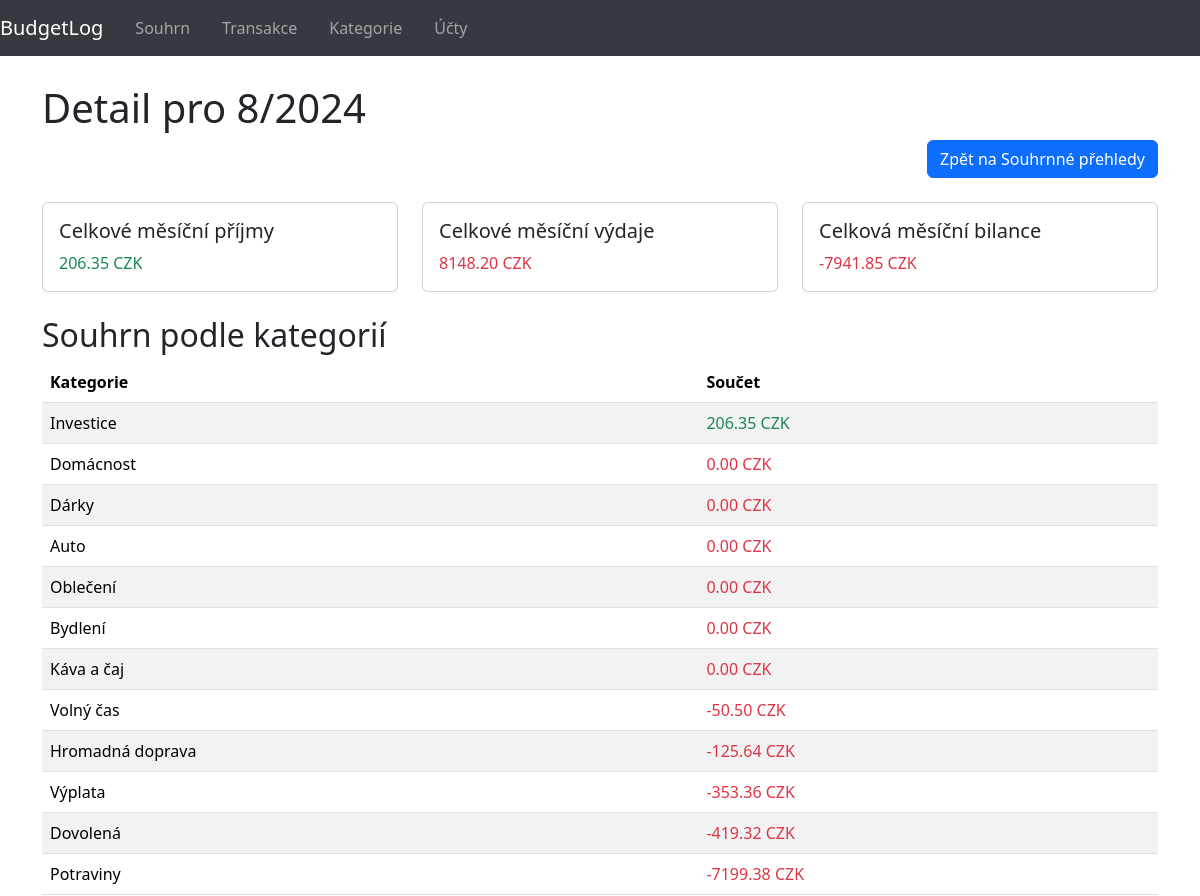
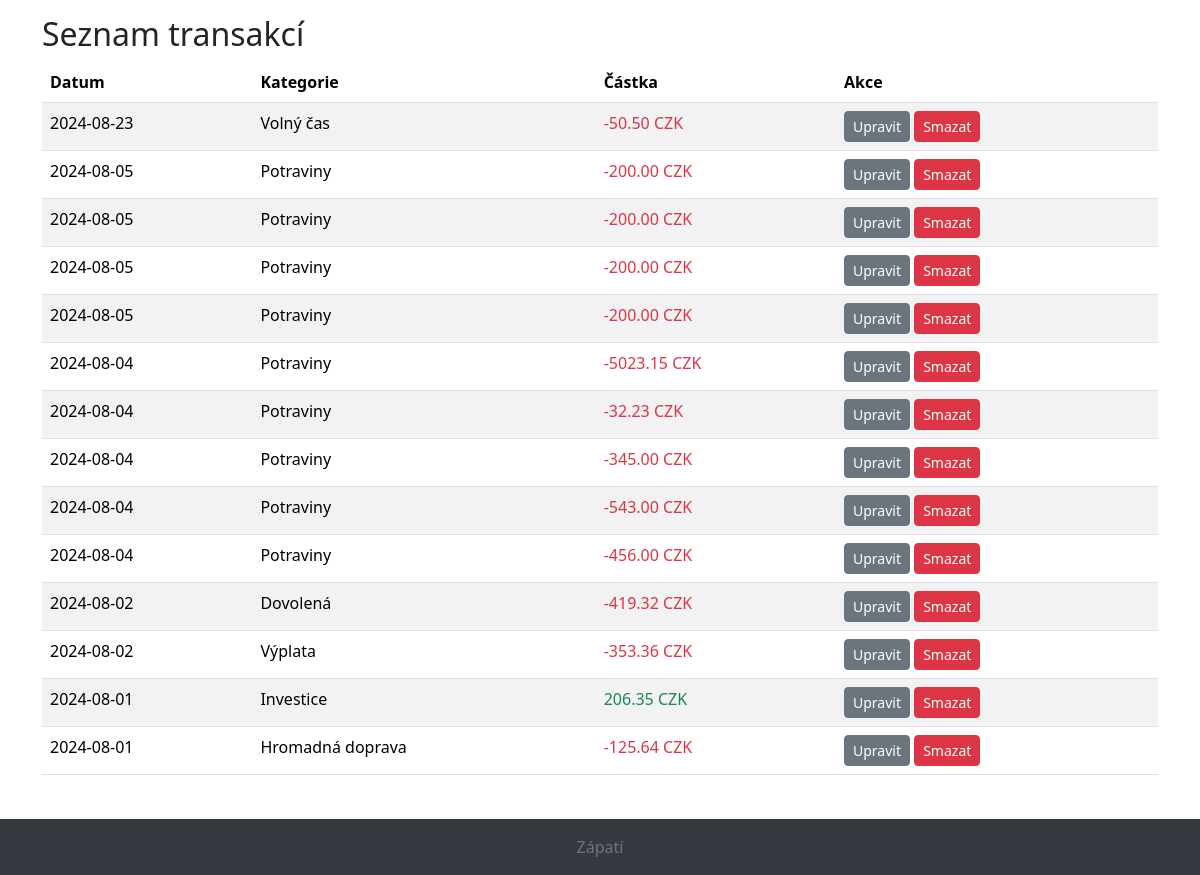
/dashboard/month/2024/8/, run on the app's committed database (2 pictures, top to bottom).
### budgetlog/models.py (models this page shows, shortened)
class Category(models.Model):
    name = models.CharField(max_length=200, unique=True, verbose_name="Název",
                            help_text="Uveď název kategorie pro transakce (např. potraviny, doprava, zábava)")
    description = models.TextField(null=True, blank=True, verbose_name="Popis",
                                   help_text="Detailnější popis kategorie pro transakce (volitelný)")

class Transaction(models.Model):
    TYPE_CHOICES = (
        ('income', 'Příjem'),
        ('expense', 'Výdaj')
    )
    amount = models.DecimalField(max_digits=10, decimal_places=2, verbose_name="Částka",
                                 help_text="Uveďte částku transakce v [CZK].")
    category = models.ForeignKey(Category, null=True, on_delete=models.SET_NULL, verbose_name="Kategorie",
                                 help_text="Vyberte kategorii pro tuto transakci.")
    """on_delete=models.SET_NULL nastaví hodnotu na NULL při smazání související kategorie, což zajistí,
    že transakce nebude smazána."""
    datestamp = models.DateField(default=timezone.now, verbose_name="Datum",
                                 help_text="Datum provedení transakce.")
    description = models.TextField(null=True, blank=True, verbose_name="Popis",
                                   help_text="Zadejte detailnější popis transakce (volitelný).")
    account = models.ForeignKey(Account, null=True, on_delete=models.SET_NULL, verbose_name="Účet",
                                related_name='transactions', help_text="Vyberte účet pro tuto transakci.")
    type = models.CharField(max_length=7, choices=TYPE_CHOICES, default='expense', verbose_name="Typ",
                            help_text="Zvolte, zda je tato transakce výdaj nebo příjem?")
    @property
    def adjusted_amount(self):
        if self.type == 'expense':
            return -self.amount
        return self.amount
    """
    Django neumožňuje použít adjusted_amount přímo v anotacích a agregacích, protože adjusted_amount je vlastnost (
    property) modelu a ne skutečné pole v databázi. Pokud chceme filtrovat nebo agregovat ve views podle upravených
    částek, musíme to udělat pomocí amount a přizpůsobit SQL dotaz.
    """

### budgetlog/views.py (the view)
# urls.py: path('dashboard/month/<int:year>/<int:month>/', views.MonthDetailView.as_view(), name='month-detail'),
class MonthDetailView(TemplateView):
    template_name = 'budgetlog/monthly_detail.html'
    def get_context_data(self, year, month, **kwargs):
        context = super().get_context_data(**kwargs)
        transactions = Transaction.objects.filter(
            datestamp__year=year,
            datestamp__month=month
        ).order_by('-datestamp')  # Seřazení dle data, nejnovější nahoře
        total_income = transactions.filter(type='income').aggregate(
            total=Coalesce(Sum('amount', output_field=DecimalField()), Decimal('0'))
        )['total']
        total_expense = transactions.filter(type='expense').aggregate(
            total=Coalesce(Sum('amount', output_field=DecimalField()), Decimal('0'))
        )['total']
        total_balance = total_income - total_expense
        total_income = float(total_income)
        total_expense = float(total_expense)
        total_balance = float(total_balance)
        """
        Q je objekt v Django, který se používá k vytváření složitějších dotazů pomocí ORM (Object-Relational Mapping).
        Umožňuje kombinovat podmínky pomocí logických operátorů (AND, OR) a pracovat s podmínkami, které nejsou možné
        pomocí standardních filtrů. Je nezbytné importovat Q z django.db.models, aby bylo možné jej použít v dotazech.
        F zase používáme pro referenci na pole modelu (transaction__amount) v agregaci při použití Case, When a then.
        Coalesce zajistí, že pokud není žádná transakce, použije se hodnota 0.
        output_field=DecimalField(): Zajistí, že výstup agregace je DecimalField.
        Decimal('0'): Výchozí hodnota jako Decimal, aby byla kompatibilní s typem amount.
        """
        category_summaries = Category.objects.annotate(
            total=Coalesce(
                Sum(
                    Case(
                        When(transaction__type='expense', then=-F('transaction__amount')),
                        default=F('transaction__amount'),
                        output_field=DecimalField()
                    ),
                    filter=Q(transaction__datestamp__year=year, transaction__datestamp__month=month),
                    output_field=DecimalField()
                ),
                Decimal('0')
            )
        ).order_by('-total')
        context.update({
            'year': year,
            'month': month,
            'transactions': transactions,
            'total_income': total_income,
            'total_expense': total_expense,
            'total_balance': total_balance,
            'category_summaries': category_summaries,
        })
        return context

### budgetlog/templates/budgetlog/monthly_detail.html
{% extends "base_generic.html" %}
{% block content %}
<h1>Detail pro {{ month }}/{{ year }}</h1>
<div class="d-grid gap-2 d-md-flex justify-content-md-end">
    <a href="{% url 'dashboard' %}" class="btn btn-primary">Zpět na Souhrnné přehledy</a>
</div>
<br>
<div class="row mb-4">
    <div class="col-md-4">
        <div class="card">
            <div class="card-body">
                <h5 class="card-title">Celkové měsíční příjmy</h5>
                <p class="card-text text-success">{{ total_income|floatformat:2 }} CZK</p>
            </div>
        </div>
    </div>
    <div class="col-md-4">
        <div class="card">
            <div class="card-body">
                <h5 class="card-title">Celkové měsíční výdaje</h5>
                <p class="card-text text-danger">{{ total_expense|floatformat:2 }} CZK</p>
            </div>
        </div>
    </div>
    <div class="col-md-4">
        <div class="card">
            <div class="card-body">
                <h5 class="card-title">Celková měsíční bilance</h5>
                <p class="card-text">
                    {% if total_balance > 0 %}
                        <span class="text-success">{{ total_balance|floatformat:2 }} CZK</span>
                    {% else %}
                        <span class="text-danger">{{ total_balance|floatformat:2 }} CZK</span>
                    {% endif %}
                </p>
            </div>
        </div>
    </div>
</div>
<h2>Souhrn podle kategorií</h2>
<table class="table table-striped">
    <thead>
        <tr>
            <th>Kategorie</th>
            <th>Součet</th>
        </tr>
    </thead>
    <tbody>
        {% for category in category_summaries %}
            <tr>
                <td>{{ category.name }}</td>
                <td>
                    {% if category.total > 0 %}
                        <span class="text-success">{{ category.total|floatformat:2 }} CZK</span>
                    {% else %}
                        <span class="text-danger">{{ category.total|floatformat:2 }} CZK</span>
                    {% endif %}
                </td>
            </tr>
        {% endfor %}
    </tbody>
</table>
<h2>Seznam transakcí</h2>
<table class="table table-striped table-hover">
    <thead>
        <tr>
            <th>Datum</th>
            <th>Kategorie</th>
            <th>Částka</th>
            <th>Akce</th>
        </tr>
    </thead>
    <tbody>
        {% for transaction in transactions %}
            <tr class="clickable-row" data-href="{% url 'transaction-detail' transaction.id %}">
                <td>{{ transaction.datestamp|date:"Y-m-d" }}</td>
                <td>{{ transaction.category.name }}</td>
                <td>
                    {% if transaction.adjusted_amount < 0 %}
                        <span class="text-danger">{{ transaction.adjusted_amount }} CZK</span>
                    {% else %}
                        <span class="text-success">{{ transaction.adjusted_amount }} CZK</span>
                    {% endif %}
                </td>
                <td>
                    <a href="{% url 'transaction-edit' transaction.id %}" class="btn btn-secondary btn-sm">Upravit</a>
                    <a href="{% url 'transaction-delete' transaction.id %}" class="btn btn-danger btn-sm">Smazat</a>
                </td>
            </tr>
        {% endfor %}
    </tbody>
</table>
{% endblock %}

### budgetlog/static/css/styles.css (style rules this page uses)
.clickable-row { cursor: pointer; }

### data on the page
Category: name "Investice", total "206.35"
Category: name "Domácnost", total "0.00"
Category: name "Dárky", total "0.00"
Category: name "Auto", total "0.00"
Category: name "Oblečení", total "0.00"
Category: name "Bydlení", total "0.00"
Category: name "Káva a čaj", total "0.00"
Category: name "Volný čas", total "-50.50"
Category: name "Hromadná doprava", total "-125.64"
Category: name "Výplata", total "-353.36"
Category: name "Dovolená", total "-419.32"
Category: name "Potraviny", total "-7199.38"

### other printed values
{{ month }} "8"
{{ year }} "2024"
{{ total_income|floatformat:2 }} "206.35"
{{ total_expense|floatformat:2 }} "8148.20"
{{ total_balance|floatformat:2 }} "-7941.85"
